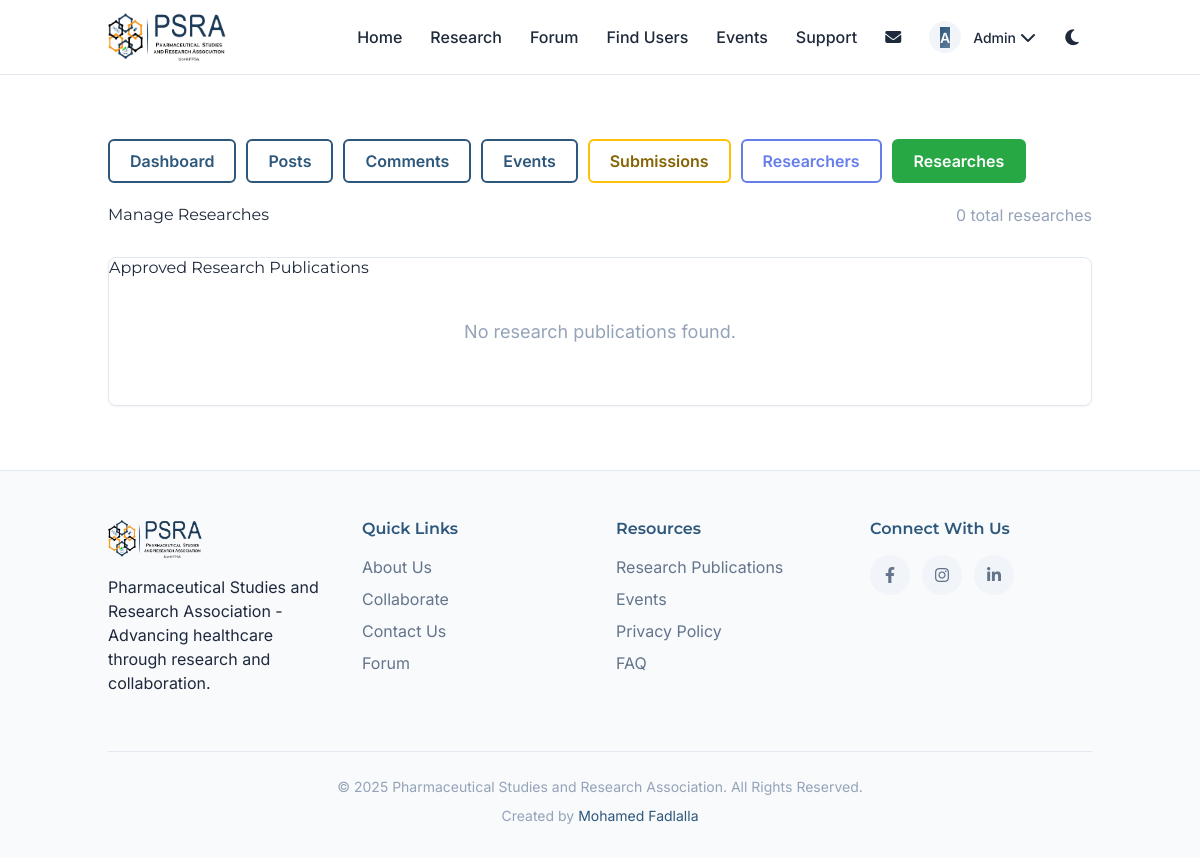
Page /admin/researches?page=19 (signed in) on the earlier database version.
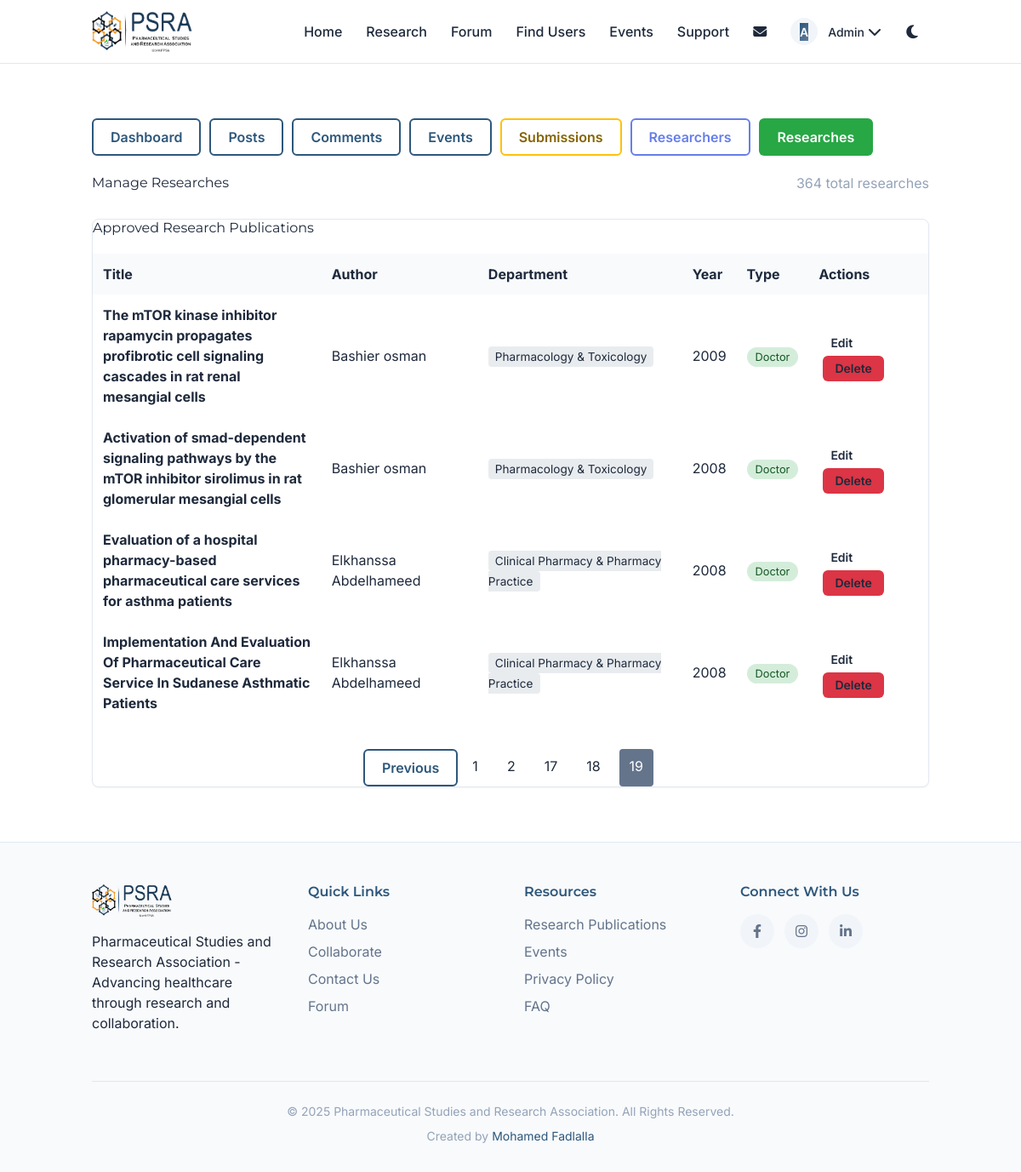
Same page on the later database version.
### models.py (models this page shows, shortened)
class Research(db.Model):
    id = db.Column(db.Integer, primary_key=True)
    title = db.Column(db.String(500), nullable=False)
    doi_url = db.Column(db.String(500), nullable=True)
    department = db.Column(db.String(100), nullable=False)
    year = db.Column(db.Integer, nullable=False)
    researcher_id = db.Column(db.Integer, db.ForeignKey('researcher.id'), nullable=False)
    researcher_type = db.Column(db.String(20), default='doctor')  # 'doctor' or 'student'
    is_approved = db.Column(db.Boolean, default=True)  # For submitted research pending approval
    submitted_by = db.Column(db.Integer, db.ForeignKey('user.id'), nullable=True)  # User who submitted
    submitted_by_user = db.relationship('User', foreign_keys=[submitted_by], backref='submitted_researches')
    created_at = db.Column(db.DateTime, default=datetime.utcnow)

class Researcher(db.Model):
    id = db.Column(db.Integer, primary_key=True)
    name = db.Column(db.String(200), nullable=False, unique=True)
    profile_picture_url = db.Column(db.String(200), default=None)
    bio = db.Column(db.Text, nullable=True)
    is_registered_user = db.Column(db.Boolean, default=False)
    user_id = db.Column(db.Integer, db.ForeignKey('user.id'), nullable=True)
    created_at = db.Column(db.DateTime, default=datetime.utcnow)
    researches = db.relationship('Research', backref='author', lazy=True, cascade='all, delete-orphan')

### admin/routes.py (the view)
@admin_bp.route('/researches')
@login_required
@admin_required
def manage_researches():
    page = request.args.get('page', 1, type=int)
    pagination = ResearchService.filter_researches(page=page, per_page=20)
    return render_template('admin/researches.html', pagination=pagination)

### app.py (called while the page is built)
@login_manager.user_loader
def load_user(user_id):
    return User.query.get(int(user_id))

@app.context_processor
def inject_unread_messages():
    if current_user.is_authenticated:
        unread_count = Message.query.filter_by(receiver_id=current_user.id, is_read=False).count()
        return {'unread_message_count': unread_count}
    return {'unread_message_count': 0}

### templates/admin/researches.html (shortened to what the changed rows need)
{% extends "base.html" %}
{% block content %}
<section class="section">
    <div class="container">
        <div style="display: flex; justify-content: space-between; align-items: center; margin-bottom: 30px;">
            <h2>Manage Researches</h2>
            <span style="color: var(--text-muted);">{{ pagination.total }} total researches</span>
        </div>
        <div class="card">
            {% if pagination.items %}
                <div style="overflow-x: auto;">
                    <table style="width: 100%; border-collapse: collapse; margin-top: 20px;">
                        <thead>
                            <tr style="background-color: var(--bg-secondary);">
                                <th style="padding: 12px; text-align: left; border-bottom: 1px solid var(--border);">Title</th>
                                <th style="padding: 12px; text-align: left; border-bottom: 1px solid var(--border);">Author</th>
                                <th style="padding: 12px; text-align: left; border-bottom: 1px solid var(--border);">Department</th>
                                <th style="padding: 12px; text-align: left; border-bottom: 1px solid var(--border);">Year</th>
                                <th style="padding: 12px; text-align: left; border-bottom: 1px solid var(--border);">Type</th>
                                <th style="padding: 12px; text-align: left; border-bottom: 1px solid var(--border);">Actions</th>
                            </tr>
                        </thead>
                        <tbody>
                            {% for research in pagination.items %}
                            <tr style="border-bottom: 1px solid var(--border);">
                                <td style="padding: 12px;">
                                    <div style="max-width: 300px;">
                                        {% if research.doi_url %}
                                        <a href="{{ research.doi_url }}" target="_blank" rel="noopener noreferrer" style="text-decoration: none; color: var(--text-primary); font-weight: bold;">
                                            {{ research.title }}
                                        </a>
                                        {% else %}
                                        <span style="font-weight: bold;">{{ research.title }}</span>
                                        {% endif %}
                                    </div>
                                </td>
                                <td style="padding: 12px;">
                                    <a href="{{ url_for('researcher_profile', researcher_id=research.author.id) }}" style="text-decoration: none; color: var(--text-primary);">
                                        {{ research.author.name }}
                                    </a>
                                </td>
                                <td style="padding: 12px;">
                                    <span style="background: #e9ecef; padding: 4px 8px; border-radius: 4px; font-size: 0.85rem;">
                                        {{ research.department }}
                                    </span>
                                </td>
                                <td style="padding: 12px;">{{ research.year }}</td>
                                <td style="padding: 12px;">
                                    <span style="padding: 4px 10px; border-radius: 15px; font-size: 0.8rem;
                                        {% if research.researcher_type == 'doctor' %}
                                            background: #d4edda; color: #155724;
                                        {% else %}
                                            background: #fff3cd; color: #856404;
                                        {% endif %}">
                                        {{ research.researcher_type|title }}
                                    </span>
                                </td>
                                <td style="padding: 12px;">
                                    <a href="{{ url_for('admin.edit_research', research_id=research.id) }}" class="btn" style="padding: 6px 12px; font-size: 14px;">Edit</a>
                                    <form method="POST" action="{{ url_for('admin.delete_research', research_id=research.id) }}" style="display: inline;" onsubmit="return confirm('Are you sure you want to delete this research?')">
                                        <button type="submit" class="btn" style="padding: 6px 12px; font-size: 14px; background-color: #dc3545; margin-left: 5px;">Delete</button>
                                    </form>
                                </td>
                            </tr>
                            {% endfor %}
                        </tbody>
                    </table>
                </div>
                {% if pagination.pages > 1 %}
                <div style="display: flex; justify-content: center; margin-top: 30px;">
                    {% if pagination.has_prev %}
                    <a href="{{ url_for('admin.manage_researches', page=pagination.prev_num) }}" class="btn btn-outline">Previous</a>
                    {% endif %}
                    {% for page_num in pagination.iter_pages() %}
                        {% if page_num %}
                            {% if page_num == pagination.page %}
                            <span style="padding: 8px 12px; background-color: var(--text-secondary); color: var(--bg-primary); margin: 0 5px; border-radius: 4px;">{{ page_num }}</span>
                            {% else %}
                            <a href="{{ url_for('admin.manage_researches', page=page_num) }}" style="padding: 8px 12px; margin: 0 5px; text-decoration: none; color: var(--text-primary); border: 1px solid var(--border); border-radius: 4px;">{{ page_num }}</a>
                            {% endif %}
                        {% endif %}
                    {% endfor %}
                </div>
                {% endif %}
            {% else %}
                <div style="text-align: center; padding: 40px;">
                    <p style="font-size: 18px; color: var(--text-muted); margin-bottom: 20px;">No research publications found.</p>
                </div>
            {% endif %}
        </div>
    </div>
</section>
{% endblock %}

Differences in the rows shown:
added Research: title "The mTOR kinase inhibitor rapamycin propagates profibrotic cell signaling cascades in rat renal mesangial cells", author.name "Bashier osman", department "Pharmacology & Toxicology", year "2009", researcher_type "Doctor"
added Research: title "Activation of smad-dependent signaling pathways by the mTOR inhibitor sirolimus in rat glomerular mesangial cells", author.name "Bashier osman", department "Pharmacology & Toxicology", year "2008", researcher_type "Doctor"
added Research: title "Evaluation of a hospital pharmacy-based pharmaceutical care services for asthma patients", author.name "Elkhanssa Abdelhameed", department "Clinical Pharmacy & Pharmacy Practice", year "2008", researcher_type "Doctor"
added Research: title "Implementation And Evaluation Of Pharmaceutical Care Service In Sudanese Asthmatic Patients", author.name "Elkhanssa Abdelhameed", department "Clinical Pharmacy & Pharmacy Practice", year "2008", researcher_type "Doctor"
Other differences:
{{ pagination.total }}: "0" → "364"
text no longer shown: "No research publications found."
text now shown: "Title Author Department Year Type Actions Previous"
new list line: "1"
new list line: "2"
new list line: "17"
new list line: "18"
new list line: "19"
